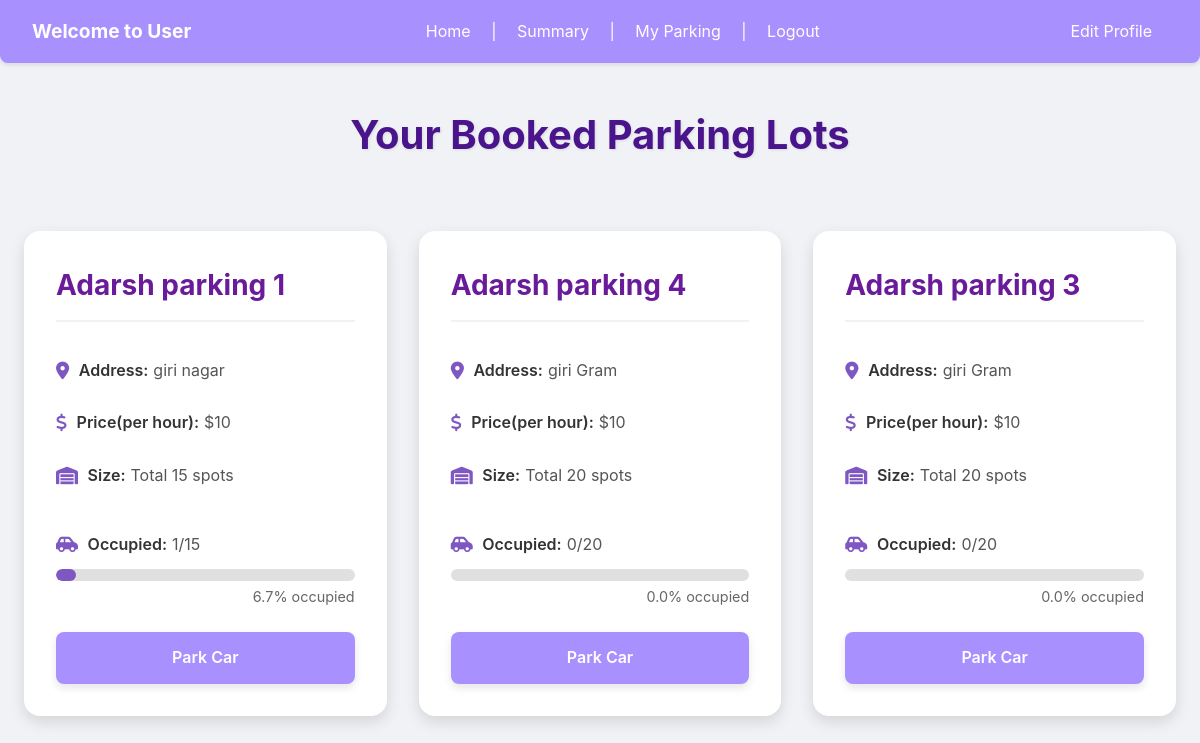
The page /user/dashboard (signed in) on the database its author committed.
### tables this page shows
CREATE TABLE parking_lot (
            id INTEGER PRIMARY KEY AUTOINCREMENT,
            prime_location_name TEXT,
            price_per_hour INTEGER,
            address TEXT,
            pin_code TEXT,
            max_spots INTEGER
        );

### controlers/user.py (the view)
@user_bp.route("/dashboard")
def user_dashboard():
    parking_lots = get_all_lots()
    spots = []  # spot contains the list of parking spots for each lot
    for lot in parking_lots:
        spots.append(get_spots_from_lot(lot[0]))
    return render_template('/user/dashboard.html', parking_lots=parking_lots, spots=spots)

### controlers/control.py (called while the page is built)
def is_user(email):
    conn = sqlite3.connect(db_path)
    c = conn.cursor()
    c.execute('SELECT * FROM users WHERE email = ?', (email,))
    user = c.fetchone()
    conn.close()
    return user is not None

def get_spots_from_lot(lot_id):
    conn = sqlite3.connect(db_path)
    c = conn.cursor()
    try:
        c.execute('''
            SELECT id, status FROM parking_spot WHERE lot_id = ?
        ''', (lot_id,))
        spots = c.fetchall()
        return spots
    except sqlite3.Error as e:
        print("Error fetching parking spots:", e)
    finally:
        conn.close()

def get_all_lots():
    conn = sqlite3.connect(db_path)
    c = conn.cursor()
    try:
        c.execute('''
            SELECT pl.id, pl.prime_location_name, pl.price_per_hour, pl.address, pl.pin_code, pl.max_spots,
                   SUM(CASE WHEN ps.status = 'A' THEN 1 ELSE 0 END) AS available_spots,
                   SUM(CASE WHEN ps.status = 'O' THEN 1 ELSE 0 END) AS reserved_spots
            FROM parking_lot pl
            LEFT JOIN parking_spot ps ON pl.id = ps.lot_id
            JOIN admin_parking_lots apl ON pl.id = apl.parking_lot_id
            GROUP BY pl.id
        ''',)
        parking_lots = c.fetchall()
        return (parking_lots)
    except sqlite3.Error as e:
        print("Error fetching admin dashboard data:", e)
    finally:
        conn.close()

### controlers/user.py (called while the page is built)
@user_bp.before_request
def requre_user():
    if 'email' not in session or not is_user(session['email']):
        flash("😞😞 You need to Login as user 😞😞", "error")
        return redirect(url_for('login'))

### templates/user/dashboard.html (shortened to what this page needs)
<!DOCTYPE html>
<html lang="en">
<head>
    <link rel="stylesheet" href="https://cdnjs.cloudflare.com/ajax/libs/font-awesome/6.0.0-beta3/css/all.min.css" xintegrity="sha512-..." />
    <link rel="stylesheet" href="{{ url_for('static', filename='users.css') }}">
</head>
<body>
<div class="navbar">
    <div class="left">Welcome to User</div>
    <div class="center">
        <a href="/">Home</a> |
        <a href="/user/summary">Summary</a> |
        <a href="/user/parking">My Parking</a> |
        <a href="/logout">Logout</a>
    </div>
    <div class="right"><a href="/user/edit">Edit Profile</a></div>
</div>
<h2 class="heading">Your Booked Parking Lots</h2>
<div class="lot-container">
    {% for lot in parking_lots %}
        {% set occupied_spots = lot[7] | int %}
        {% set total_spots = lot[5] | int %}
        {% set occupancy_percentage = (occupied_spots / total_spots * 100) if total_spots > 0 else 0 %}
        <div class="lot-card">
            <h3>{{ lot[1] }}</h3>
            <p class="lot-info"><i class="fas fa-map-marker-alt"></i> <strong>Address:</strong> {{ lot[3]}}</p>
            <p class="lot-info"><i class="fas fa-dollar-sign"></i> <strong>Price(per hour):</strong> ${{ lot[2]}}</p>
            <p class="lot-info"><i class="fas fa-warehouse"></i> <strong>Size:</strong> Total {{ lot[5]}} spots</p>
            <div class="occupancy-wrapper">
                <p class="lot-info mb-0"><i class="fas fa-car-side"></i> <strong>Occupied:</strong> {{ lot[7] }}/{{ lot[5] }}</p>
                <div class="occupancy-bar-container">
                    <div class="occupancy-bar" style= 'width: {{ occupancy_percentage }}%; '></div>
                </div>
                <div class="occupancy-text">{{ occupancy_percentage | round(1) }}% occupied</div>
            </div>
            <div class="lot-actions">
                <a href="/user/park?lot_id={{ lot[0] }}&cost_PH={{lot[2]}}">Park Car</a>
            </div>
        </div>
    {% endfor %}
</div>
</body>
</html>

### static/users.css (style rules this page uses)
body { font-family: 'Inter', sans-serif; margin: 0; padding: 0; background-color: #f0f2f5; color: #333; line-height: 1.6; overflow-x: hidden; }
.navbar { display: flex; justify-content: space-between; align-items: center; background-color: #a890fe; padding: 1rem 2rem; color: #fff; box-shadow: 0 2px 4px rgba(0, 0, 0, 0.1); flex-wrap: wrap; border-bottom-left-radius: 8px; border-bottom-right-radius: 8px; }
.navbar .left { font-weight: bold; font-size: 1.2rem; margin-right: 1rem; }
.navbar .center { flex-grow: 1; text-align: center; }
.navbar .right { margin-left: 1rem; }
.navbar a { color: #fff; text-decoration: none; padding: 0.5rem 1rem; transition: background-color 0.3s ease, border-radius 0.3s ease; border-radius: 5px; }
.heading { text-align: center; color: #4a148c; margin-top: 2.5rem; margin-bottom: 2.5rem; font-size: 2.5rem; font-weight: 700; text-shadow: 1px 1px 3px rgba(0, 0, 0, 0.1); }
.lot-container { display: grid; grid-template-columns: repeat(auto-fit, minmax(300px, 1fr)); gap: 2rem; padding: 1.5rem; max-width: 1200px; margin: 0 auto; }
.lot-card { background-color: #fff; border: none; border-radius: 16px; padding: 2rem; box-shadow: 0 6px 15px rgba(0, 0, 0, 0.12); transition: transform 0.3s ease, box-shadow 0.3s ease; display: flex; flex-direction: column; justify-content: space-between; overflow: hidden; position: relative; }
.lot-card h3 { color: #6a1b9a; margin-top: 0; margin-bottom: 1.2rem; font-size: 1.75rem; font-weight: 700; border-bottom: 2px solid #f0f2f5; padding-bottom: 0.8rem; }
.lot-actions { margin-top: 1.5rem; margin-bottom: 0; display: flex; gap: 1rem; flex-wrap: wrap; }
.lot-actions a { flex: 1; min-width: 120px; background-color: #a890fe; color: #fff; text-decoration: none; padding: 0.8rem 1.2rem; border-radius: 8px; text-align: center; font-weight: 600; font-size: 1rem; transition: background-color 0.3s ease, transform 0.2s ease, box-shadow 0.2s ease; box-shadow: 0 4px 8px rgba(0, 0, 0, 0.1); }
.lot-info { margin-bottom: 0.7rem; font-size: 1rem; color: #555; display: flex; align-items: center; }
.lot-info i { margin-right: 0.6rem; color: #7e57c2; font-size: 1.1rem; }
.lot-info strong { color: #333; font-weight: 600; margin-right: 5px; }
.occupancy-wrapper { margin-top: 1rem; font-size: 1rem; color: #555; }
.occupancy-bar-container { width: 100%; background-color: #e0e0e0; border-radius: 10px; overflow: hidden; height: 12px; margin-top: 0.5rem; }
.occupancy-bar { height: 100%; background-color: #7e57c2; border-radius: 10px; transition: width 0.5s ease-in-out; }
.occupancy-text { text-align: right; font-size: 0.9rem; color: #666; margin-top: 0.3rem; }

### rows shown on the page
parking_lot: prime_location_name "Adarsh parking 1", address "giri nagar", price_per_hour "10", max_spots "15", lot "1", {{ occupancy_percentage }} 6.666666666666667 (drawn), occupancy_percentage "6.7"
parking_lot: prime_location_name "Adarsh parking 4", address "giri Gram", price_per_hour "10", max_spots "20", lot "0", occupancy_percentage "0.0"
parking_lot: prime_location_name "Adarsh parking 3", address "giri Gram", price_per_hour "10", max_spots "20", lot "0", occupancy_percentage "0.0"
